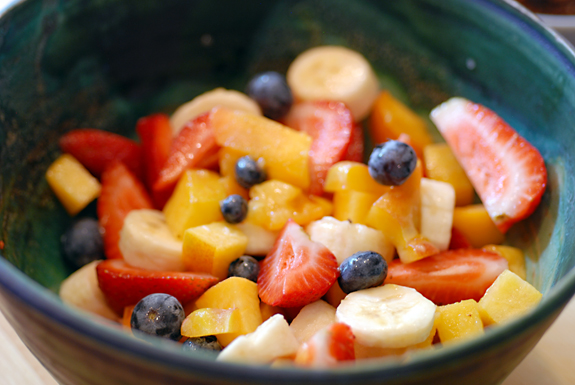
#> input picture computer_vision/lab01/fruit1.jpg, 575 x 385 px
$ python TestOpenCV.py
#> lines starting #> are read from the running program, lines starting #| are printed output that depends on the picture
#'''
import cv2 as cv

def load_image(image_path):
#> called with image_path = './fruit1.jpg'
    img = cv.imread(image_path)
#> img is the input picture: shape (385, 575, 3); mean B, G, R 68, 97.8, 128.9
    print("Image shape:", img.shape)
#| Image shape: (385, 575, 3)
    print("Image height:", img.shape[0])
#| Image height: 385
    print("Image width:", img.shape[1])
#| Image width: 575
    print("Image size:", img.size, "bytes")
#| Image size: 664125 bytes
    return img

def convert_to_gray_scale(img):
    '''
    converts a color image into a grayscale image
    '''
    # Step 2: get width and height of the image
    height, width = img.shape[0], img.shape[1]

    # Step 3: use 2 loops
    for i in range(height): # height
        for j in range(width): # width
            # Step 4: get the RGB values of each pixel
            red = img[i,j,2]
            green = img[i,j,1]
            blue = img[i,j,0]
            # Step 5: calculate the intensity of the each pixel by using the equation
            # gray = 0.299*red + 0.587*green + 0.114*blue
            newIntensity = 0.299*red + 0.587*green + 0.114*blue
            # Step 6: get intensity for each pixel of new image
            img[i,j] = newIntensity

def inverse_color(img):
    '''
    inverse the color of an image
    '''
    # Step 2: get width and height of the image
    height, width = img.shape[0], img.shape[1]

    # Step 3: use 2 loops
    for i in range(height): # height
        for j in range(width): # width
            # Step 4: get the RGB values of each pixel
            red = img[i,j,2]
            green = img[i,j,1]
            blue = img[i,j,0]
            # Step 5: calculate the inverse of the color of each pixel
            newRed = 255 - red
            newGreen = 255 - green
            newBlue = 255 - blue
            # Step 6: assign the new RGB values to the pixel
            img[i,j,2] = newRed
            img[i,j,1] = newGreen
            img[i,j,0] = newBlue

img = load_image('./fruit1.jpg')
height, width, channels = img.shape
#> height = 385; width = 575; channels = 3

# TP01: Make 1/4 red color
img_red = img.copy()
for i in range(int(height/2)):
    for j in range(int(width/2)):
        img_red[i,j,0] = 0
        img_red[i,j,1] = 0
        img_red[i,j,2] = 255
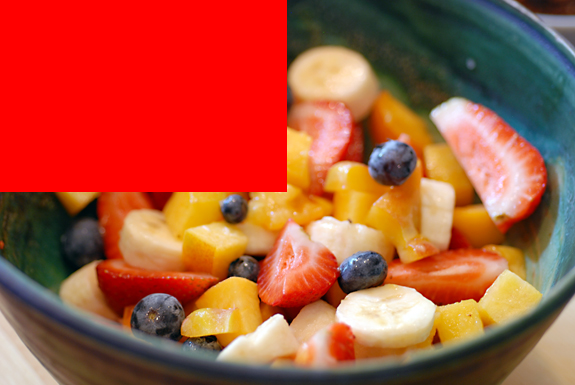
#> img_red: shape (385, 575, 3); mean B, G, R 58.4, 83.5, 172.6

# TP02: Make 1/4 original, 1/4 blue color, 1/4 green color, 1/4 red color
img_color = img.copy()
for i in range(height):
    for j in range(width):
        if i < int(height/2) and j < int(width/2):
            # Original image
            img_color[i,j,0] = img[i,j,0]
            img_color[i,j,1] = img[i,j,1]
            img_color[i,j,2] = img[i,j,2]
        elif i < int(height/2) and j >= int(width/2):
            # Blue color
            img_color[i,j,1] = 0
            img_color[i,j,2] = 0
        elif i >= int(height/2) and j < int(width/2):
            # Green color
            img_color[i,j,0] = 0
            img_color[i,j,2] = 0
        else:
            # Red color
            img_color[i,j,0] = 0
            img_color[i,j,1] = 0
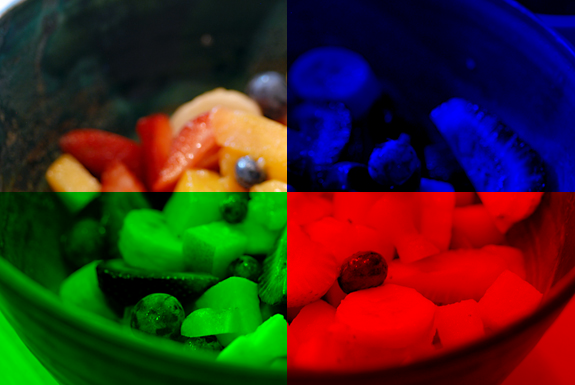
#> img_color: shape (385, 575, 3); mean B, G, R 31, 39.5, 63.1

# TP03: Convert to gray scale using calculation
img1 = img.copy()
convert_to_gray_scale(img1)
#> after the loop in convert_to_gray_scale, `for i in range(height):`:
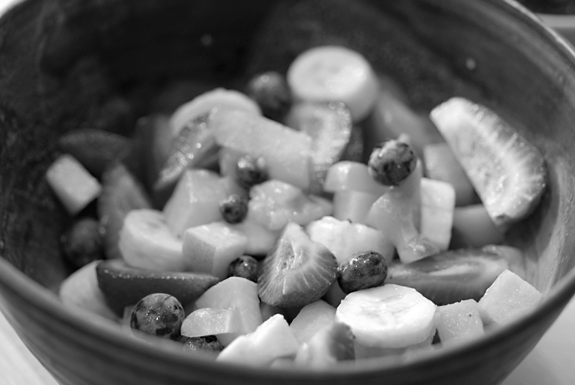
#> img: shape (385, 575, 3); min 0, max 255, mean 103.2

# Inverse color
inverse_img = img.copy()
inverse_color(inverse_img)
#> after the loop in inverse_color, `for i in range(height):`:
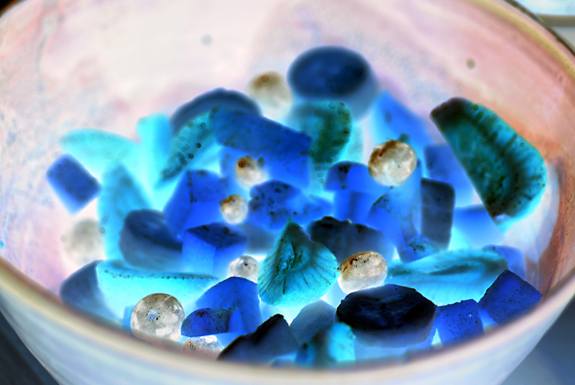
#> img: shape (385, 575, 3); mean B, G, R 187, 157.2, 126.1


cv.imshow('Original Image', img)

cv.namedWindow('Red Image', cv.WINDOW_NORMAL)
cv.moveWindow('Red Image', width, 0)
cv.imshow('Red Image', img_red)

cv.namedWindow('Color Image', cv.WINDOW_NORMAL)
cv.moveWindow('Color Image', 0, height)
cv.imshow('Color Image', img_color)

cv.namedWindow('Gray Image', cv.WINDOW_NORMAL)
cv.moveWindow('Gray Image', width, height)
cv.imshow('Gray Image',img1)

cv.namedWindow('Inverse Image', cv.WINDOW_NORMAL)
cv.moveWindow('Inverse Image', width+width, 0)
cv.imshow('Inverse Image', inverse_img)

cv.waitKey(0)
cv.destroyAllWindows()
